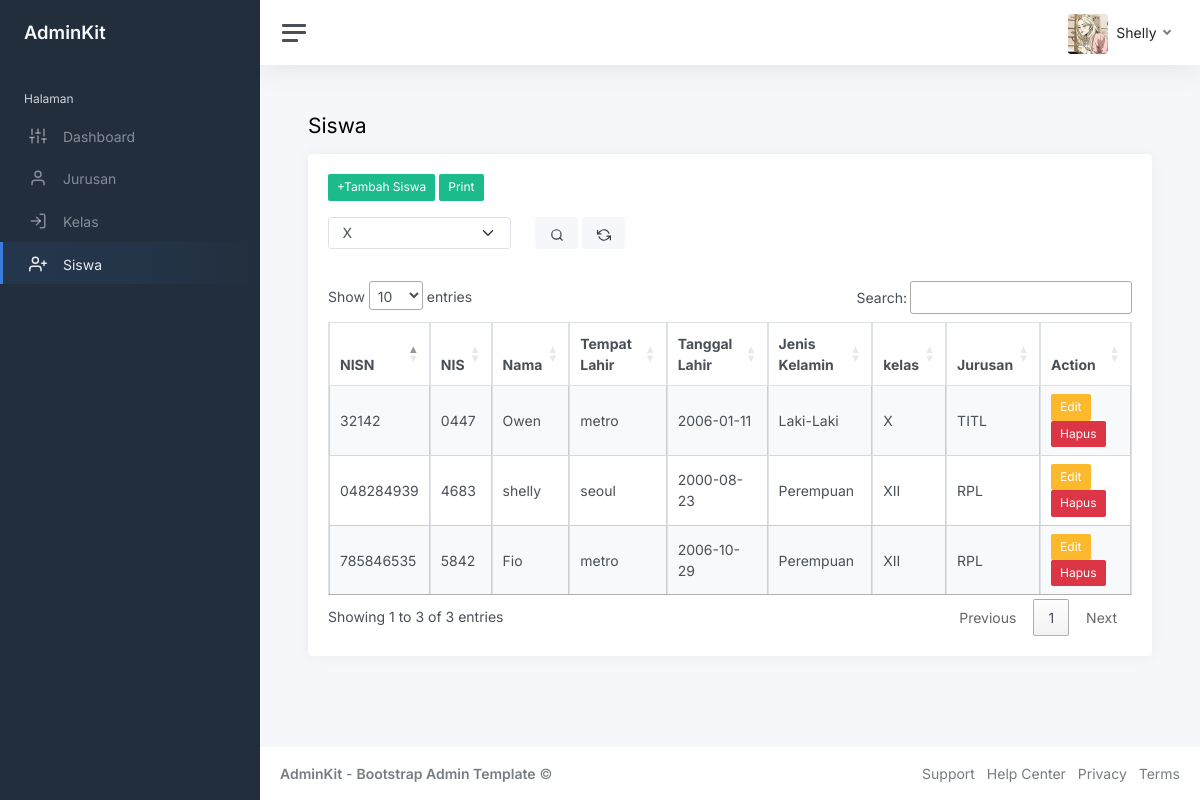
/index.php?page=siswa (signed in), run on the app's committed database.
### tables this page shows
CREATE TABLE `siswa` (
  `nisn` char(10) NOT NULL,
  `nis` char(4) NOT NULL,
  `nama` varchar(32) NOT NULL,
  `tempat_lahir` varchar(30) NOT NULL,
  `tanggal_lahir` date NOT NULL,
  `jenis_kelamin` varchar(32) NOT NULL,
  `id_kelas` int(11) NOT NULL
);

CREATE TABLE `kelas` (
  `id_kelas` int(11) NOT NULL,
  `id_jurusan` int(11) NOT NULL,
  `nama_kelas` varchar(10) NOT NULL
);

CREATE TABLE `jurusan` (
  `id_jurusan` int(11) NOT NULL,
  `nama_jurusan` varchar(50) NOT NULL
);

### siswa.php (the view, shortened to what this page needs)
<h1 class="h3 mb-3">Siswa</h1>
					<div class="row">
                        <div class="col-12">
                            <div class="card flex-fill">
                                <div class="card-body">
                                <a href="?page=tambah-siswa"class="btn btn-success btn-sm mb-3">+Tambah Siswa</a>
                                <?php
                                if(!empty($_POST['kelas'])) {
                                ?>
                                    <a href="cetak-siswa.php?kelas=<?php echo $kelas ?>" class="btn btn-success btn-sm mb-3" target="_blank">Print</a>
                                <?php
                                } else {
                                ?>
                                    <a href="cetak-siswa.php" class="btn btn-success btn-sm mb-3" target="_blank">Print</a>
                                <?php
                                }
                                ?>
                                <form action="" method="post">
                                    <div class="row mb-3">
                                        <div class="col-sm-3">
                                            <div class="form-group">
                                                <select name="kelas" class="form-select">
                                                    <option value="X" <?php echo isset($_POST['kelas']) ==true ? ($_POST['kelas'] == 'X' ? 'selected' : '') : ''?>>
                                                        X
                                                    </option>
                                                </select>
                                            </div>
                                        </div>
                                        <div class="col-sm-3">
                                            <button class="btn btn-light"><i data-feather="search"></i></button>
                                            <a href="?page=siswa" class="btn btn-light"><i data-feather="refresh-ccw"></i></a>
                                        </div>
                                    </div>
                                </form>
                                    <table class="table table-bordered table-striped table-hover cell-border" id="siswa">
                                        <thead>
                                            <tr>
                                                <th>NISN</th>
                                                <th>NIS</th>
                                                <th>Nama</th>
                                                <th>Tempat Lahir</th>
                                                <th>Tanggal Lahir</th>
                                                <th>Jenis Kelamin</th>
                                                <th>kelas</th>
                                                <th>Jurusan</th>
                                                <th>Action</th>
                                            </tr>
                                        </thead>
                                        <tbody>
                                            <?php
                                            if (isset($_POST['kelas'])) {
                                                $kelas = $_POST['kelas'];
                                            $query= mysqli_query($koneksi, "SELECT * FROM siswa INNER JOIN kelas ON siswa.id_kelas=kelas.id_kelas INNER JOIN jurusan ON kelas.id_jurusan=jurusan.id_jurusan WHERE nama_kelas='$kelas'");
                                            }else {
                                            $query= mysqli_query($koneksi, "SELECT * FROM siswa INNER JOIN kelas ON siswa.id_kelas=kelas.id_kelas INNER JOIN jurusan ON kelas.id_jurusan=jurusan.id_jurusan");
                                            }
                                            while ($data = mysqli_fetch_array($query)) {
                                                ?>
                                                <tr>
                                                <td><?php echo $data['nisn']?></td>
                                                <td><?php echo $data['nis']?></td>
                                                <td><?php echo $data['nama']?></td>
                                                <td><?php echo $data['tempat_lahir']?></td>
                                                <td><?php echo $data['tanggal_lahir']?></td>
                                                <td><?php echo $data['jenis_kelamin']?></td>
                                                <td><?php echo $data['nama_kelas']?></td>
                                                <td><?php echo $data['nama_jurusan']?></td>
                                                <td>
                                                    <a href="?page=edit-siswa&id=<?php echo $data['nisn']?>" class="btn btn-warning btn-sm">Edit</a>
                                                    <a href="?page=hapus-siswa&id=<?php echo $data['nisn']?>" class="btn btn-danger btn-sm">Hapus</a>
                                                </td>
                                            </tr>
                                            <?php
                                            }
                                            ?>
                                        </tbody>
                                    </table>
                                </div>
                            </div>
                        </div>
                    </div>

### data on the page
siswa: nisn "048284939", nis "4683", nama "shelly", tempat_lahir "seoul", tanggal_lahir "2000-08-23", jenis_kelamin "Perempuan", id_kelas.nama_kelas "XII", jurusan.nama_jurusan "RPL"
siswa: nisn "32142", nis "0447", nama "Owen", tempat_lahir "metro", tanggal_lahir "2006-01-11", jenis_kelamin "Laki-Laki", id_kelas.nama_kelas "X", jurusan.nama_jurusan "TITL"
siswa: nisn "785846535", nis "5842", nama "Fio", tempat_lahir "metro", tanggal_lahir "2006-10-29", jenis_kelamin "Perempuan", id_kelas.nama_kelas "XII", jurusan.nama_jurusan "RPL"

### other printed values
$_SESSION['user']['nama_lengkap'] "Shelly"
